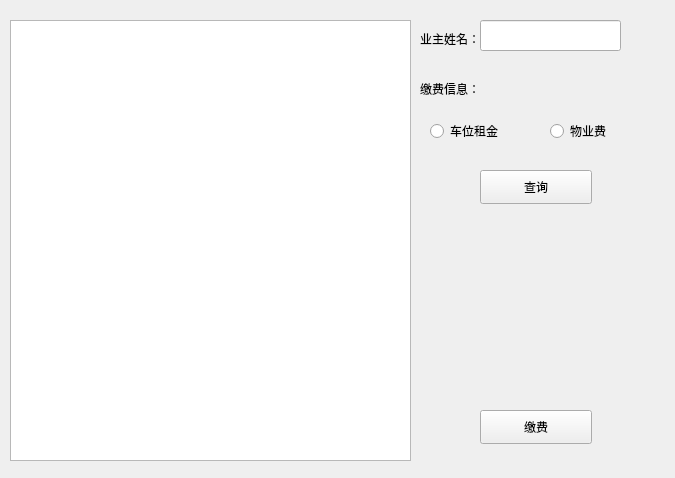
<?xml version="1.0" encoding="UTF-8"?>
<ui version="4.0">
 <class>paymanage</class>
 <widget class="QWidget" name="paymanage">
  <property name="geometry">
   <rect>
    <x>0</x>
    <y>0</y>
    <width>675</width>
    <height>478</height>
   </rect>
  </property>
  <property name="windowTitle">
   <string>智慧小区缴费管理</string>
  </property>
  <widget class="QTableView" name="payTableView">
   <property name="geometry">
    <rect>
     <x>10</x>
     <y>20</y>
     <width>401</width>
     <height>441</height>
    </rect>
   </property>
  </widget>
  <widget class="QLabel" name="label">
   <property name="geometry">
    <rect>
     <x>420</x>
     <y>30</y>
     <width>81</width>
     <height>18</height>
    </rect>
   </property>
   <property name="text">
    <string>业主姓名：</string>
   </property>
  </widget>
  <widget class="QLineEdit" name="ownerNameLineEdit">
   <property name="geometry">
    <rect>
     <x>480</x>
     <y>20</y>
     <width>141</width>
     <height>31</height>
    </rect>
   </property>
  </widget>
  <widget class="QLabel" name="label_2">
   <property name="geometry">
    <rect>
     <x>420</x>
     <y>80</y>
     <width>81</width>
     <height>18</height>
    </rect>
   </property>
   <property name="text">
    <string>缴费信息：</string>
   </property>
  </widget>
  <widget class="QRadioButton" name="payedRadioButton">
   <property name="geometry">
    <rect>
     <x>430</x>
     <y>120</y>
     <width>132</width>
     <height>22</height>
    </rect>
   </property>
   <property name="text">
    <string>车位租金</string>
   </property>
  </widget>
  <widget class="QRadioButton" name="payRadioButton">
   <property name="geometry">
    <rect>
     <x>550</x>
     <y>120</y>
     <width>132</width>
     <height>22</height>
    </rect>
   </property>
   <property name="text">
    <string>物业费</string>
   </property>
  </widget>
  <widget class="QPushButton" name="squreBtn">
   <property name="geometry">
    <rect>
     <x>480</x>
     <y>170</y>
     <width>112</width>
     <height>34</height>
    </rect>
   </property>
   <property name="text">
    <string>查询</string>
   </property>
  </widget>
  <widget class="QPushButton" name="pushButton">
   <property name="geometry">
    <rect>
     <x>480</x>
     <y>410</y>
     <width>112</width>
     <height>34</height>
    </rect>
   </property>
   <property name="text">
    <string>缴费</string>
   </property>
  </widget>
 </widget>
 <resources/>
 <connections/>
</ui>
